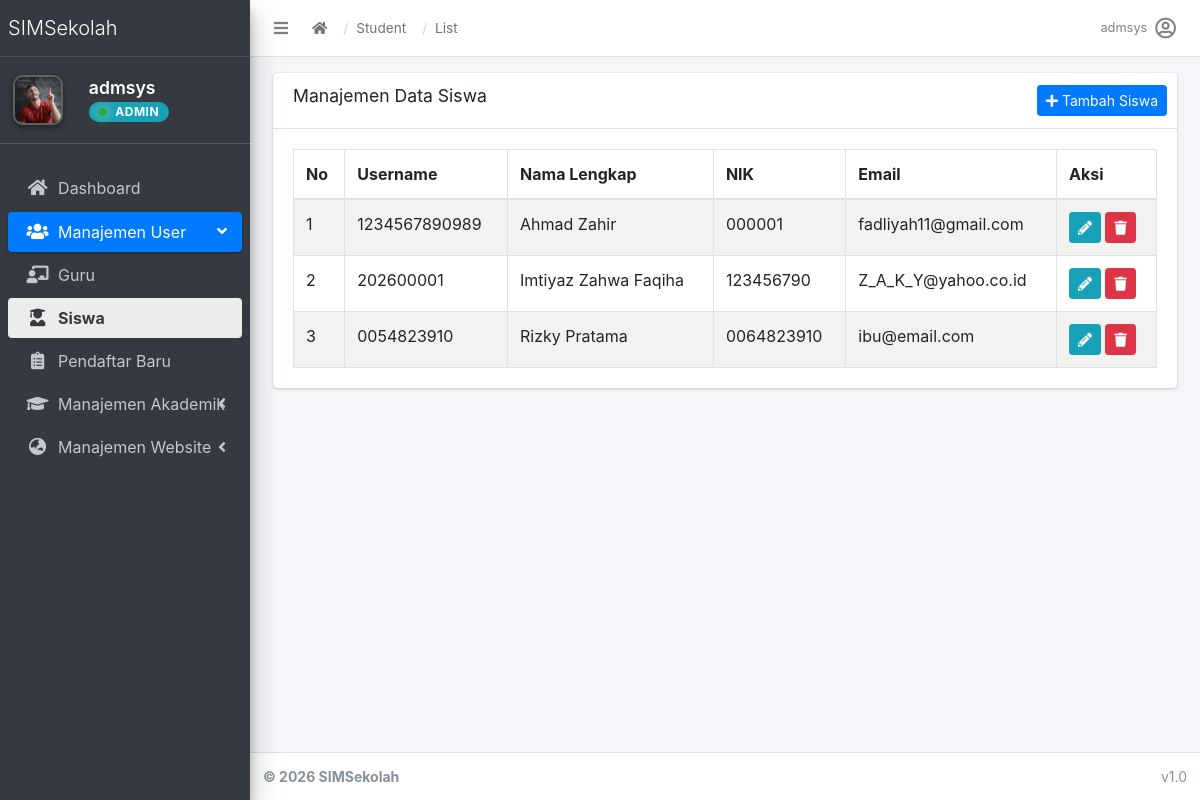
The app's page /accounts/students/ (signed in) with its own data.
### apps/accounts/models.py (models this page shows, shortened)
class User(AbstractUser):
    role = models.CharField(
        max_length=20,
        choices=(
            ('admin', 'Admin'),
            ('operator', 'Operator'),
            ('teacher', 'Teacher'),
            ('student', 'Student'),
        ),
        default='student'
    )

class UserProfile(models.Model):
    GENDER_CHOICES = (
        ('L', 'Laki-laki'),
        ('P', 'Perempuan'),
    )
    user = models.OneToOneField(User, on_delete=models.CASCADE)
    nama_lengkap = models.CharField(max_length=150, blank=True)
    nik = models.CharField(max_length=16, blank=True)
    jenis_kelamin = models.CharField(max_length=1, choices=GENDER_CHOICES, blank=True)
    tempat_lahir = models.CharField(max_length=100, blank=True)
    tanggal_lahir = models.DateField(null=True, blank=True)
    nama_ibu_kandung = models.CharField(max_length=150, blank=True)
    nama_sekolah = models.CharField(max_length=200, blank=True)
    npsn = models.CharField(max_length=20, blank=True)
    alamat_sekolah = models.TextField(blank=True)
    email_unit_kerja = models.EmailField(blank=True)
    alamat_rumah = models.TextField(blank=True)
    no_hp = models.CharField(max_length=20, blank=True)
    email_pribadi = models.EmailField(blank=True)
    pendidikan_terakhir = models.CharField(max_length=100, blank=True)
    jurusan = models.CharField(max_length=100, blank=True)
    gelar = models.CharField(max_length=50, blank=True)

### apps/accounts/views.py (the view)
# urls.py: path('students/', views.student_list, name='student_list'),
@admin_only
def student_list(request):
    students = User.objects.filter(role='student')
    return render(request, 'accounts/student_list.html', {'students': students})

### apps/accounts/templatetags/account_tags.py (called while the page is built)
@register.inclusion_tag('accounts/partials/user_info.html', takes_context=True)
def user_profile_info(context):
    request = context['request']
    user = request.user
    return {
        'profile': user.userprofile if user.is_authenticated else None,
        'user': user
    }

### apps/core/context_processors.py (called while the page is built)
def theme(request):
    return {
        "THEME": settings.THEME
    }

def breadcrumbs(request):
    breadcrumbs = []
    if request.resolver_match:
        url_name = request.resolver_match.url_name
        if url_name:
            parts = url_name.split("_")
            for part in parts:
                breadcrumbs.append({
                    "name": part.capitalize(),
                    "url": ""
                })
    return {
        "breadcrumbs": breadcrumbs
    }

### apps/accounts/templates/accounts/student_list.html (shortened to what this page needs)
{% extends 'admin/base.html' %}
{% load static %}
{% block content %}
<div class="container-fluid">
    <div class="row">
        <div class="col-12">
            <div class="card">
                <div class="card-header">
                    <h3 class="card-title">Manajemen Data Siswa</h3>
                    <div class="card-tools">
                        <a href="{% url 'accounts:student_create' %}" class="btn btn-primary btn-sm">
                            <i class="fas fa-plus"></i> Tambah Siswa
                        </a>
                    </div>
                </div>
                <div class="card-body">
                    <table id="example1" class="table table-bordered table-striped">
                        <thead>
                            <tr>
                                <th>No</th>
                                <th>Username</th>
                                <th>Nama Lengkap</th>
                                <th>NIK</th>
                                <th>Email</th>
                                <th>Aksi</th>
                            </tr>
                        </thead>
                        <tbody>
                            {% for student in students %}
                            <tr>
                                <td>{{ forloop.counter }}</td>
                                <td>{{ student.username }}</td>
                                <td>{{ student.userprofile.nama_lengkap|default:"-" }}</td>
                                <td>{{ student.userprofile.nik|default:"-" }}</td>
                                <td>{{ student.email }}</td>
                                <td>
                                    <a href="{% url 'accounts:student_edit' student.pk %}" class="btn btn-info btn-sm">
                                        <i class="fas fa-pencil-alt"></i>
                                    </a>
                                    <form action="{% url 'accounts:student_delete' student.pk %}" method="POST" style="display:inline;">
                                        <button type="submit" class="btn btn-danger btn-sm" onclick="return confirm('Yakin ingin menghapus?')">
                                            <i class="fas fa-trash"></i>
                                        </button>
                                    </form>
                                </td>
                            </tr>
                            {% empty %}
                            <tr>
                                <td colspan="6" class="text-center">Belum ada data murid.</td>
                            </tr>
                            {% endfor %}
                        </tbody>
                    </table>
                </div>
                </div>
        </div>
    </div>
</div>
{% endblock %}

### templates/admin/partials/navbar.html (shortened to what this page needs)
<nav class="main-header navbar navbar-expand navbar-white navbar-light">
  <ul class="navbar-nav">
    <li class="nav-item">
      <a class="nav-link" data-widget="pushmenu" href="#" role="button">
        <i class="fas fa-bars"></i>
      </a>
    </li>
  </ul>
  <nav aria-label="breadcrumb" class="d-none d-md-flex align-items-center ml-2">
    <ol class="breadcrumb">
      <li class="breadcrumb-item">
        <a href="{% url 'dashboard' %}"><i class="fas fa-home"></i></a>
      </li>
      {% for crumb in breadcrumbs %}
        {% if crumb.url %}
          <li class="breadcrumb-item">
            <a href="{{ crumb.url }}">{{ crumb.name }}</a>
          </li>
        {% else %}
          <li class="breadcrumb-item active" aria-current="page">
            {{ crumb.name }}
          </li>
        {% endif %}
      {% endfor %}
    </ol>
  </nav>
  <ul class="navbar-nav ml-auto">
    <li class="nav-item dropdown">
      <a class="nav-link d-flex align-items-center" data-toggle="dropdown" href="#">
        <span class="mr-2 d-none d-lg-inline text-gray-600 small">{{ user.username }}</span>
        <i class="far fa-user-circle fa-lg"></i>
      </a>
    </li>
  </ul>
</nav>

### apps/accounts/templates/accounts/partials/user_info.html
{% load static %}
{% if user.is_authenticated %}
    <div class="user-panel mt-3 pb-3 mb-3 d-flex align-items-center">
        <div class="image">
            <img src="{% if user.role == 'teacher' and user.userprofile.teacher_detail.foto %}{{ user.userprofile.teacher_detail.foto.url }}{% elif user.role == 'student' and user.userprofile.student_detail.foto %}{{ user.userprofile.student_detail.foto.url }}{% else %}{% static 'img/gurulaki.jpg' %}{% endif %}"
                 class="elevation-2"
                 alt="User Image"
                 style="width: 50px; height: 50px; object-fit: cover; border-radius: 10px; border: 2px solid rgba(255,255,255,0.2);">
        </div>
        <div class="info ml-3">
            <a href="{% url 'accounts:profile' %}" class="d-block"
               style="font-size: 1.1rem; font-weight: 600; line-height: 1.1; color: #fff;">
                {{ user.userprofile.nama_lengkap|default:user.username }}
            </a>
            <span class="badge badge-info mt-1 d-inline-flex align-items-center"
                  style="font-size: 12px; padding: 4px 10px; letter-spacing: 0.5px; border-radius: 50px;">
                <i class="fas fa-circle mr-2" style="font-size: 8px; color: #28a745; text-shadow: 0 0 8px #28a745, 0 0 12px #ffffff;"></i>
                {{ user.role|upper }}
            </span>
        </div>
    </div>
{% endif %}

### templates/admin/base.html (style rules this page uses)
.main-header .breadcrumb { background-color: transparent !important; margin-bottom: 0 !important; padding: 0 !important; display: flex !important; align-items: center !important; height: 100%; }
.main-header .breadcrumb-item { display: flex; align-items: center; font-size: 0.85rem; }
.main-header .breadcrumb-item + .breadcrumb-item::before { content: "/" !important; padding-left: 0.5rem; padding-right: 0.5rem; color: #ced4da !important; }
.main-header .breadcrumb-item a { color: #6c757d; transition: color 0.2s; }

### records on screen
User: username "admsys", userprofile.nama_lengkap "admsys", role "ADMIN"
User: username "1234567890989", userprofile.nama_lengkap "Ahmad Zahir", userprofile.nik "000001", email "fadliyah11@gmail.com"
User: username "202600001", userprofile.nama_lengkap "Imtiyaz Zahwa Faqiha", userprofile.nik "123456790", email "Z_A_K_Y@yahoo.co.id"
User: username "0054823910", userprofile.nama_lengkap "Rizky Pratama", userprofile.nik "0064823910", email "ibu@email.com"

### other values on screen
{{ crumb.name }} "Student" "List"
